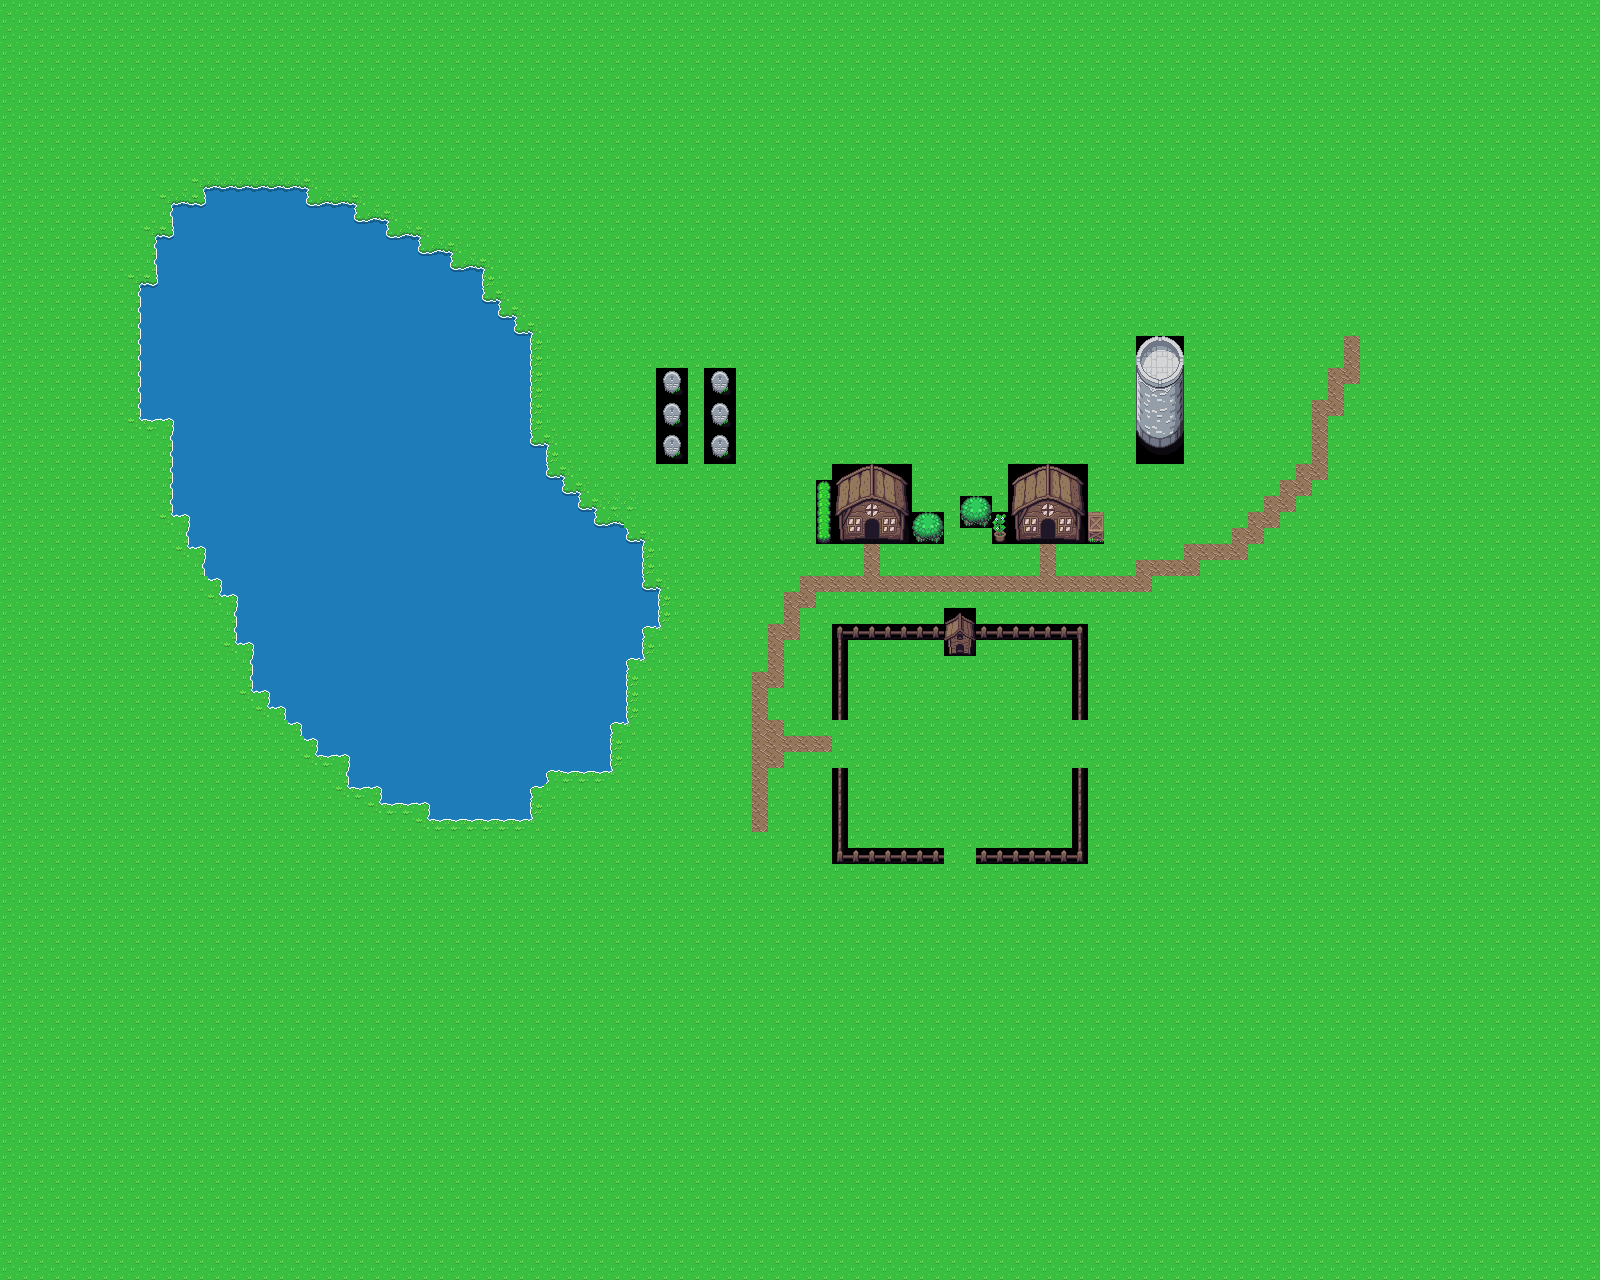

A level layout from a 2D game, rendered from its tile map. Below: a short description, then the map file with tile-grid data replaced by summaries:
An orthogonal 100x80 tile map with 16x16 px tiles, 1 tile layer (Tile Layer 1).

<map version="1.10" tiledversion="1.10.2" orientation="orthogonal" renderorder="right-down" width="100" height="80" tilewidth="16" tileheight="16" infinite="0" nextlayerid="2" nextobjectid="1">
 <editorsettings>
  <export target="map.csv" format="csv" />
 </editorsettings>
 <tileset firstgid="1" source="Overworld.tsx" />
 <layer id="1" name="Tile Layer 1" width="100" height="80">
  <data>[8000 cells, 8000 non-empty, 92 distinct tile ids]</data>
 </layer>
</map>
